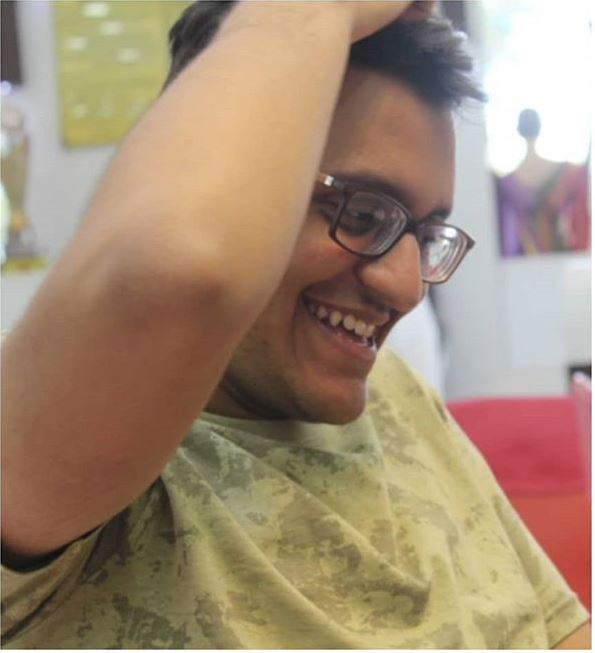
#> input picture meet.JPG, 595 x 653 px, found by its file name
$ jupyter execute sketch.ipynb   (shell and % lines are left out)
#> lines starting #> are read from the running program, lines starting #| are printed output that depends on the picture
#### There are basically 4 steps:
 1. Convert the RGB color image to grayscale.
 2. Invert the grayscale image to get a negative.
 3. Apply a blur to the negative from step 2.
 4. Blend the grayscale image with the blurred negative using a color dodge.

[cell 1]
import imageio as im
import cv2
from matplotlib import pyplot as plt

[cell 2]
#STEP1
img = cv2.imread("meet.jpg")
#> img is the input picture: shape (653, 595, 3); mean B, G, R 117.1, 139.8, 162.3
img_gray=cv2.cvtColor(img,cv2.COLOR_BGR2GRAY)
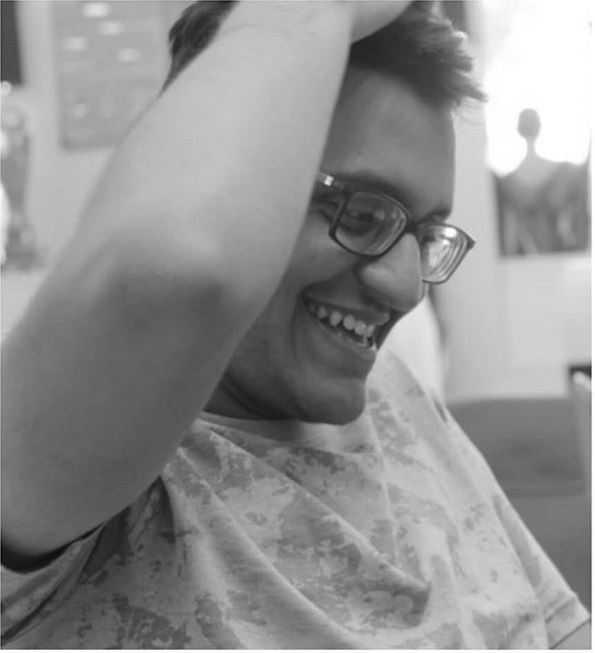
#> img_gray: shape (653, 595); min 0, max 255, mean 144
# img_gray=cv2.resize(img_gray, (0,0), fx=0.5, fy=0.5)
#the commented code can be enabled if the image is very big
plt.imshow(img_gray)

[cell 3]
#STEP2
img_gray_inv = 255 - img_gray
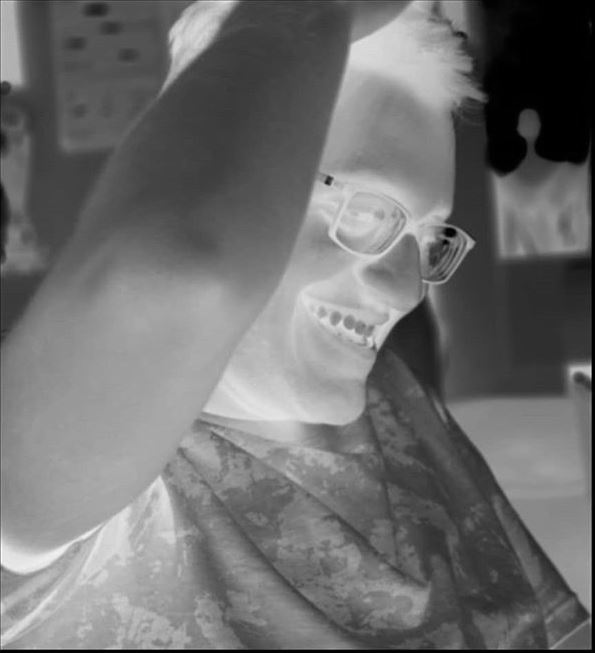
#> img_gray_inv: shape (653, 595); min 0, max 255, mean 111
plt.imshow(img_gray_inv)

[cell 4]
#STEP3
img_blur = cv2.blur(img_gray_inv,(40,40))
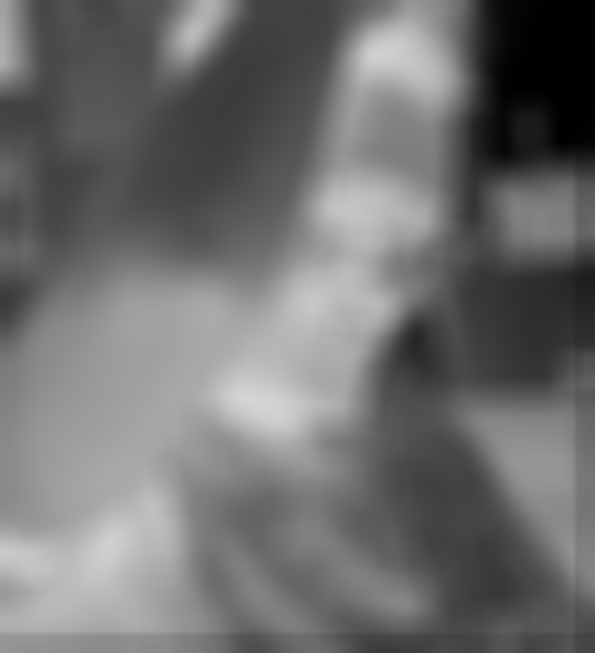
#> img_blur: shape (653, 595); min 0, max 213, mean 111.2
plt.imshow(img_blur)

[cell 5]
#Step4
def dodge(image, mask):
    return cv2.divide(image, 255-mask, scale=256)
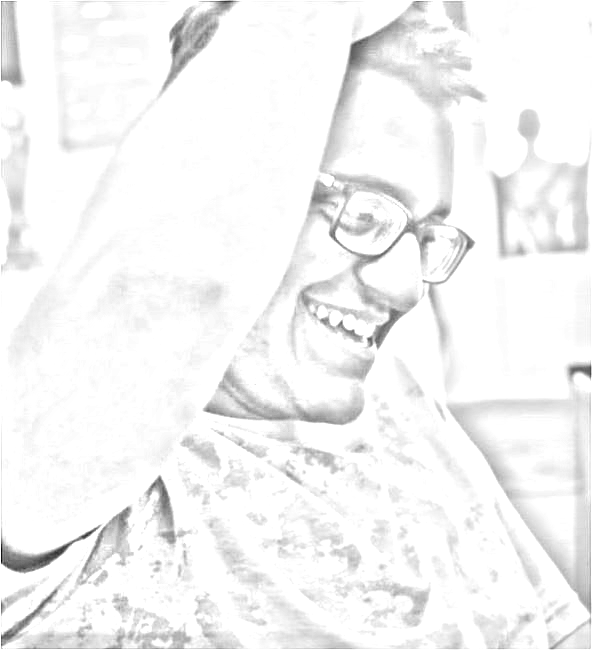
#> returned value: shape (653, 595); min 0, max 255, mean 244.4
final_img=dodge(img_gray,img_blur)
plt.imshow(final_img, cmap="gray")

[cell 6]
plt.imsave('meet_sketch.jpg', final_img, cmap='gray')
